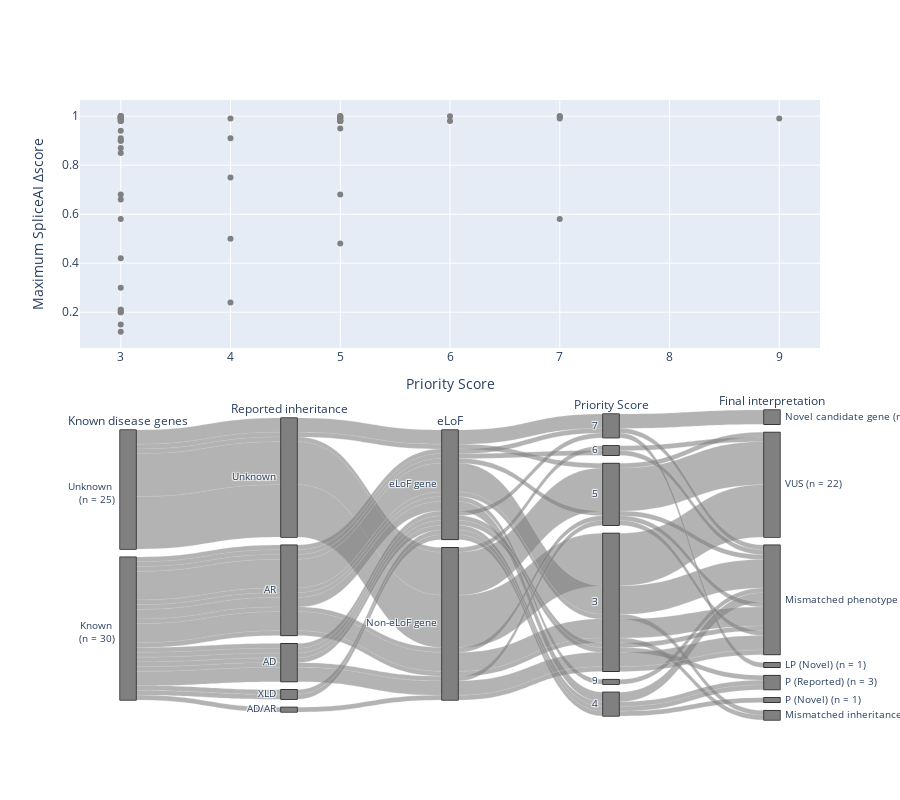

Here is the notebook cell this chart was saved with:
### Code cell
fig.show()

### Figure 1 — Plotly figure (JSON) as saved in the notebook; plotly's stock layout.template omitted (floating-point values rounded to 4 significant figures)
{"data": [{"marker": {"color": "gray"}, "mode": "markers", "selected": {"marker": {"color": "firebrick"}}, "type": "scatter", "uid": "f5e57286-becc-47eb-97ea-023ea17ddd98", "unselected": {"marker": {"opacity": 0.3}}, "x": [3, 3, 3, 5, 3, 3, 4, 3, 5, 5, 4, 5, 3, 3, 3, 7, 3, 3, 5, 7, 7, 3, 5, 3, 3, 6, 5, 5, 5, 3, 3, 3, 7, 3, 5, 3, 4, 5, 9, 3, 3, 3, 3, 3, 3, 3, 3, 5, 6, 5, 3, 3, 3, 4, 4], "y": [0.99, 0.87, 0.99, 0.99, 0.58, 0.94, 0.24, 0.98, 1, 0.95, 0.91, 0.98, 0.15, 0.99, 0.21, 1, 0.9, 0.98, 0.68, 0.99, 0.58, 0.42, 0.98, 1, 0.9, 1, 0.98, 0.48, 0.99, 0.99, 0.99, 1, 1, 0.91, 0.99, 0.99, 0.5, 1, 0.99, 0.3, 0.66, 0.12, 0.2, 0.98, 0.85, 0.2, 0.21, 0.98, 0.98, 1, 0.68, 1, 1, 0.99, 0.75]}, {"dimensions": [{"label": "Known disease genes", "values": ["Unknown <br>(n = 25)", "Unknown <br>(n = 25)", "Unknown <br>(n = 25)", "Unknown <br>(n = 25)", "Unknown <br>(n = 25)", "Unknown <br>(n = 25)", "Unknown <br>(n = 25)", "Unknown <br>(n = 25)", "Unknown <br>(n = 25)", "Unknown <br>(n = 25)", "Unknown <br>(n = 25)", "Unknown <br>(n = 25)", "Unknown <br>(n = 25)", "Unknown <br>(n = 25)", "Unknown <br>(n = 25)", "Unknown <br>(n = 25)", "Unknown <br>(n = 25)", "Unknown <br>(n = 25)", "Unknown <br>(n = 25)", "Unknown <br>(n = 25)", "Unknown <br>(n = 25)", "Unknown <br>(n = 25)", "Unknown <br>(n = 25)", "Unknown <br>(n = 25)", "Unknown <br>(n = 25)", "Known <br>(n = 30)", "Known <br>(n = 30)", "Known <br>(n = 30)", "Known <br>(n = 30)", "Known <br>(n = 30)", "Known <br>(n = 30)", "Known <br>(n = 30)", "Known <br>(n = 30)", "Known <br>(n = 30)", "Known <br>(n = 30)", "Known <br>(n = 30)", "Known <br>(n = 30)", "Known <br>(n = 30)", "Known <br>(n = 30)", "Known <br>(n = 30)", "Known <br>(n = 30)", "Known <br>(n = 30)", "Known <br>(n = 30)", "Known <br>(n = 30)", "Known <br>(n = 30)", "Known <br>(n = 30)", "Known <br>(n = 30)", "Known <br>(n = 30)", "Known <br>(n = 30)", "Known <br>(n = 30)", "Known <br>(n = 30)", "Known <br>(n = 30)", "Known <br>(n = 30)", "Known <br>(n = 30)", "Known <br>(n = 30)"]}, {"label": "Reported inheritance", "values": ["Unknown", "Unknown", "Unknown", "Unknown", "Unknown", "Unknown", "Unknown", "Unknown", "Unknown", "Unknown", "Unknown", "Unknown", "Unknown", "Unknown", "Unknown", "Unknown", "Unknown", "Unknown", "Unknown", "Unknown", "Unknown", "Unknown", "Unknown", "Unknown", "Unknown", "AR", "AR", "AD", "AR", "AD", "AR", "AR", "AR", "AD", "AR", "XLD", "XLD", "AR", "AR", "AR", "AR", "AR", "AR", "AD", "AD", "AR", "AR", "AR", "AD", "AR", "AR", "AD", "AR", "AD/AR", "AD"]}, {"label": "eLoF", "values": ["eLoF gene", "eLoF gene", "eLoF gene", "Non-eLoF gene", "Non-eLoF gene", "Non-eLoF gene", "Non-eLoF gene", "Non-eLoF gene", "eLoF gene", "Non-eLoF gene", "Non-eLoF gene", "Non-eLoF gene", "Non-eLoF gene", "Non-eLoF gene", "Non-eLoF gene", "Non-eLoF gene", "Non-eLoF gene", "Non-eLoF gene", "Non-eLoF gene", "Non-eLoF gene", "Non-eLoF gene", "Non-eLoF gene", "Non-eLoF gene", "Non-eLoF gene", "Non-eLoF gene", "eLoF gene", "eLoF gene", "eLoF gene", "eLoF gene", "Non-eLoF gene", "eLoF gene", "Non-eLoF gene", "eLoF gene", "eLoF gene", "eLoF gene", "eLoF gene", "eLoF gene", "eLoF gene", "Non-eLoF gene", "Non-eLoF gene", "eLoF gene", "eLoF gene", "eLoF gene", "Non-eLoF gene", "Non-eLoF gene", "eLoF gene", "Non-eLoF gene", "eLoF gene", "eLoF gene", "Non-eLoF gene", "Non-eLoF gene", "eLoF gene", "eLoF gene", "Non-eLoF gene", "Non-eLoF gene"]}, {"label": "Priority Score", "values": [7, 7, 7, 6, 5, 5, 5, 5, 5, 5, 5, 5, 5, 5, 3, 3, 3, 3, 3, 3, 3, 3, 3, 3, 3, 9, 7, 7, 6, 5, 5, 5, 4, 4, 4, 4, 4, 3, 3, 3, 3, 3, 3, 3, 3, 3, 3, 3, 3, 3, 3, 3, 3, 3, 3]}, {"label": "Final interpretation", "values": ["Novel candidate gene (n = 3)", "Novel candidate gene (n = 3)", "Novel candidate gene (n = 3)", "VUS (n = 22)", "VUS (n = 22)", "VUS (n = 22)", "VUS (n = 22)", "VUS (n = 22)", "VUS (n = 22)", "VUS (n = 22)", "VUS (n = 22)", "VUS (n = 22)", "VUS (n = 22)", "VUS (n = 22)", "VUS (n = 22)", "VUS (n = 22)", "VUS (n = 22)", "VUS (n = 22)", "VUS (n = 22)", "VUS (n = 22)", "VUS (n = 22)", "VUS (n = 22)", "VUS (n = 22)", "VUS (n = 22)", "VUS (n = 22)", "Mismatched phenotype (n = 23)", "Mismatched phenotype (n = 23)", "LP (Novel) (n = 1)", "Mismatched phenotype (n = 23)", "Mismatched phenotype (n = 23)", "Mismatched phenotype (n = 23)", "Mismatched phenotype (n = 23)", "Mismatched phenotype (n = 23)", "P (Reported) (n = 3)", "Mismatched phenotype (n = 23)", "P (Reported) (n = 3)", "P (Novel) (n = 1)", "Mismatched phenotype (n = 23)", "Mismatched phenotype (n = 23)", "Mismatched phenotype (n = 23)", "Mismatched phenotype (n = 23)", "Mismatched phenotype (n = 23)", "Mismatched phenotype (n = 23)", "Mismatched phenotype (n = 23)", "Mismatched phenotype (n = 23)", "Mismatched phenotype (n = 23)", "Mismatched phenotype (n = 23)", "Mismatched phenotype (n = 23)", "P (Reported) (n = 3)", "Mismatched phenotype (n = 23)", "Mismatched inheritance (n = 2)", "Mismatched phenotype (n = 23)", "Mismatched inheritance (n = 2)", "Mismatched phenotype (n = 23)", "Mismatched phenotype (n = 23)"]}], "domain": {"y": [0, 0.5]}, "line": {"cmax": 1, "cmin": 0, "color": [0, 0, 0, 0, 0, 0, 0, 0, 0, 0, 0, 0, 0, 0, 0, 0, 0, 0, 0, 0, 0, 0, 0, 0, 0, 0, 0, 0, 0, 0, 0, 0, 0, 0, 0, 0, 0, 0, 0, 0, 0, 0, 0, 0, 0, 0, 0, 0, 0, 0, 0, 0, 0, 0, 0], "colorscale": [[0, "gray"], [0.14, "gray"], [0.14, "firebrick"], [0.28, "firebrick"], [0.28, "#82C6EF"], [0.42, "#82C6EF"], [0.42, "#EAA63A"], [0.56, "#EAA63A"], [0.56, "#4FAC7E"], [0.7, "#4FAC7E"], [0.7, "#E3948D"], [0.84, "#E3948D"], [0.84, "#804031"], [1, "#804031"]], "shape": "hspline"}, "type": "parcats", "uid": "1e89316c-521d-4ea0-9042-249ebf13d901"}], "layout": {"dragmode": "lasso", "height": 800, "hovermode": "closest", "xaxis": {"tickvals": [0, 1, 2, 3, 4, 5, 6, 7, 8, 9], "title": {"text": "Priority Score"}}, "yaxis": {"domain": [0.6, 1], "title": {"text": "Maximum SpliceAI ∆score"}}}}
